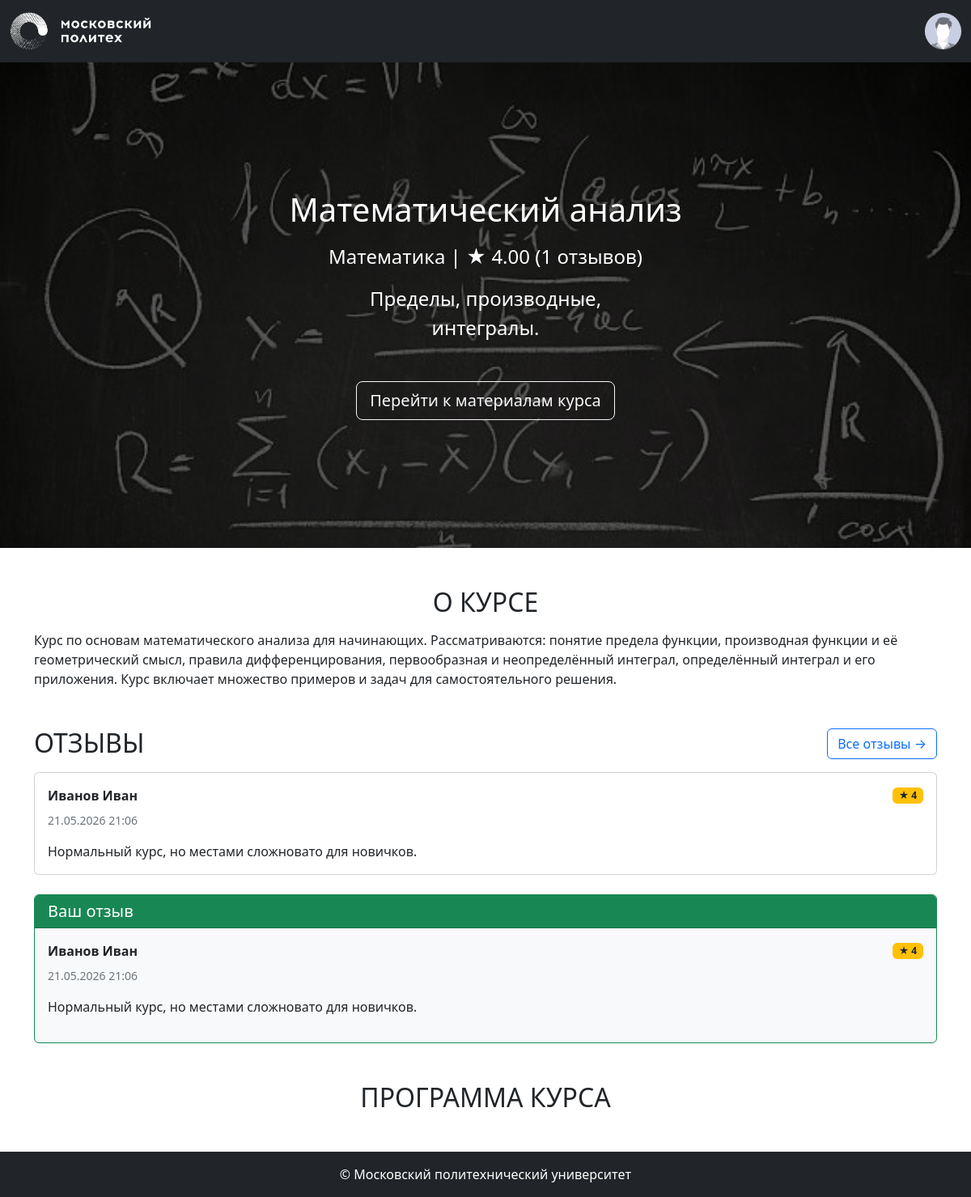
/courses/4 (signed in), run on the app's committed database.
### app/models.py (models this page shows, shortened)
class Image(db.Model):
    __tablename__ = 'images'
    id: Mapped[str] = mapped_column(String(100), primary_key=True)
    file_name: Mapped[str] = mapped_column(String(100))
    mime_type: Mapped[str] = mapped_column(String(100))
    md5_hash: Mapped[str] = mapped_column(String(100), unique=True)
    object_id: Mapped[Optional[int]]
    object_type: Mapped[Optional[str]] = mapped_column(String(100))
    created_at: Mapped[datetime] = mapped_column(default=datetime.now)
    @property
    def url(self):
        return url_for('main.image', image_id=self.id)

class Base(DeclarativeBase):
    metadata = MetaData(naming_convention={
        "ix": 'ix_%(column_0_label)s',
        "uq": "uq_%(table_name)s_%(column_0_name)s",
        "ck": "ck_%(table_name)s_%(constraint_name)s",
        "fk": "fk_%(table_name)s_%(column_0_name)s_%(referred_table_name)s",
        "pk": "pk_%(table_name)s"
    })

class Course(Base):
    __tablename__ = 'courses'
    id: Mapped[int] = mapped_column(primary_key=True)
    name: Mapped[str] = mapped_column(String(100))
    short_desc: Mapped[str] = mapped_column(Text)
    full_desc: Mapped[str] = mapped_column(Text)
    rating_sum: Mapped[int] = mapped_column(default=0)
    rating_num: Mapped[int] = mapped_column(default=0)
    category_id: Mapped[int] = mapped_column(ForeignKey("categories.id"))
    author_id: Mapped[int] = mapped_column(ForeignKey("users.id"))
    background_image_id: Mapped[str] = mapped_column(ForeignKey("images.id"))
    created_at: Mapped[datetime] = mapped_column(default=datetime.now)
    author: Mapped["User"] = relationship(back_populates='courses')
    category: Mapped["Category"] = relationship(lazy=False, back_populates='courses')
    bg_image: Mapped["Image"] = relationship()
    reviews: Mapped[list["Review"]] = relationship(back_populates='course', cascade='all, delete-orphan')
    @property
    def rating(self):
        if self.rating_num > 0:
            return self.rating_sum / self.rating_num
        return 0

class Category(Base):
    __tablename__ = 'categories'
    id = mapped_column(Integer, primary_key=True)
    name: Mapped[str] = mapped_column(String(100))
    parent_id: Mapped[Optional[int]] = mapped_column(ForeignKey("categories.id"))
    courses = relationship('Course', back_populates='category')

class Review(Base):
    __tablename__ = 'reviews'
    id: Mapped[int] = mapped_column(primary_key=True)
    rating: Mapped[int] = mapped_column(Integer, nullable=False)
    text: Mapped[str] = mapped_column(Text, nullable=False)
    created_at: Mapped[datetime] = mapped_column(DateTime, default=datetime.now)
    course_id: Mapped[int] = mapped_column(ForeignKey("courses.id"), nullable=False)
    user_id: Mapped[int] = mapped_column(ForeignKey("users.id"), nullable=False)
    course: Mapped["Course"] = relationship(back_populates='reviews')
    user: Mapped["User"] = relationship(back_populates='reviews')

class User(Base, UserMixin):
    __tablename__ = 'users'
    id: Mapped[int] = mapped_column(primary_key=True)
    first_name: Mapped[str] = mapped_column(String(100))
    last_name: Mapped[str] = mapped_column(String(100))
    middle_name: Mapped[Optional[str]] = mapped_column(String(100))
    login: Mapped[str] = mapped_column(String(100), unique=True)
    password_hash: Mapped[str] = mapped_column(String(200))
    created_at: Mapped[datetime] = mapped_column(default=datetime.now)
    courses = relationship('Course', back_populates='author')
    reviews = relationship('Review', back_populates='user', cascade='all, delete-orphan')
    @property
    def full_name(self):
        return ' '.join([self.last_name, self.first_name, self.middle_name or '']).strip()

### app/courses.py (the view)
@bp.route('/<int:course_id>')
def show(course_id):
    course = course_repository.get_course_by_id(course_id)
    if course is None:
        abort(404)
    recent_reviews = review_repository.get_recent_reviews(course_id, limit=5)
    user_review = None
    if current_user.is_authenticated:
        user_review = review_repository.get_user_review_for_course(current_user.id, course_id)
    return render_template('courses/show.html',
                           course=course,
                           recent_reviews=recent_reviews,
                           user_review=user_review)

### app/auth.py (called while the page is built)
def load_user(user_id):
    return user_repository.get_user_by_id(user_id)

### app/repositories/course_repository.py (called while the page is built)
    def get_course_by_id(self, course_id):
        return self.db.session.get(Course, course_id)

### app/repositories/review_repository.py (called while the page is built)
    def get_recent_reviews(self, course_id, limit=5):
        query = self.db.select(Review)\
            .where(Review.course_id == course_id)\
            .order_by(desc(Review.created_at))\
            .limit(limit)
        return self.db.session.execute(query).scalars().all()

    def get_user_review_for_course(self, user_id, course_id):
        query = self.db.select(Review).where(
            Review.user_id == user_id,
            Review.course_id == course_id
        )
        return self.db.session.execute(query).scalar()

### app/repositories/user_repository.py (called while the page is built)
    def get_user_by_id(self, user_id):
        return self.db.session.execute(self.db.select(User).filter_by(id=user_id)).scalar()

### app/templates/courses/show.html
{% extends 'base.html' %}
{% block content %}
<div class="title-area position-relative" style="background-image: url({{ course.bg_image.url }});">
    <div class="h-100 w-100 py-5 d-flex text-center position-absolute" style="background-color: rgba(0, 0, 0, 0.65);">
        <div class="m-auto">
            <h1 class="title mb-3 font-weight-bold">{{ course.name }}</h1>
            <p class="mb-3 mx-auto">
                {{ course.category.name }} | <span>★</span> <span>{{ "%.2f" | format(course.rating) }}</span> ({{ course.rating_num }} отзывов)
            </p>
            <div class="container">
                <p class="description w-75 mb-5 mx-auto">
                    {{ course.short_desc }}
                </p>
            </div>
            {% if current_user.is_authenticated %}
                <a href="#" class="btn btn-outline-light btn-lg">Перейти к материалам курса</a>
            {% else %}
                <button class="btn btn-outline-light btn-lg" disabled>Записаться</button>
            {% endif %}
        </div>
    </div>
</div>
<div class="container mt-5">
    <section class="about mb-5">
        <h2 class="mb-3 text-center text-uppercase font-weight-bold">О курсе</h2>
        <p>{{ course.full_desc }}</p>
    </section>
    <section class="reviews mb-5">
        <div class="d-flex justify-content-between align-items-center mb-3">
            <h2 class="text-center text-uppercase font-weight-bold mb-0">Отзывы</h2>
            <a href="{{ url_for('courses.reviews', course_id=course.id) }}" class="btn btn-outline-primary">
                Все отзывы →
            </a>
        </div>
        {% if recent_reviews %}
            {% for review in recent_reviews %}
                <div class="card mb-3">
                    <div class="card-body">
                        <div class="d-flex justify-content-between align-items-center mb-2">
                            <strong>{{ review.user.full_name }}</strong>
                            <span class="badge bg-warning text-dark">★ {{ review.rating }}</span>
                        </div>
                        <p class="text-muted small">{{ review.created_at.strftime('%d.%m.%Y %H:%M') }}</p>
                        <p class="mb-0">{{ review.text | truncate(200) }}</p>
                    </div>
                </div>
            {% endfor %}
        {% else %}
            <div class="alert alert-secondary text-center">
                Пока нет отзывов. Будьте первым!
            </div>
        {% endif %}
        {% if current_user.is_authenticated %}
            {% if not user_review %}
                <div class="card mt-4 border-primary">
                    <div class="card-header bg-primary text-white">
                        <h5 class="mb-0">Оставить отзыв</h5>
                    </div>
                    <div class="card-body">
                        <form method="POST" action="{{ url_for('courses.create_review', course_id=course.id) }}">
                            <div class="mb-3">
                                <label for="rating" class="form-label">Оценка</label>
                                <select name="rating" id="rating" class="form-select" required>
                                    <option value="5">5 — отлично</option>
                                    <option value="4">4 — хорошо</option>
                                    <option value="3">3 — удовлетворительно</option>
                                    <option value="2">2 — неудовлетворительно</option>
                                    <option value="1">1 — плохо</option>
                                    <option value="0">0 — ужасно</option>
                                </select>
                            </div>
                            <div class="mb-3">
                                <label for="text" class="form-label">Текст отзыва</label>
                                <textarea name="text" id="text" class="form-control" rows="4" required></textarea>
                            </div>
                            <button type="submit" class="btn btn-primary">Отправить отзыв</button>
                        </form>
                    </div>
                </div>
            {% else %}
                <div class="card mt-4 border-success bg-light">
                    <div class="card-header bg-success text-white">
                        <h5 class="mb-0">Ваш отзыв</h5>
                    </div>
                    <div class="card-body">
                        <div class="d-flex justify-content-between align-items-center mb-2">
                            <strong>{{ user_review.user.full_name }}</strong>
                            <span class="badge bg-warning text-dark">★ {{ user_review.rating }}</span>
                        </div>
                        <p class="text-muted small">{{ user_review.created_at.strftime('%d.%m.%Y %H:%M') }}</p>
                        <p>{{ user_review.text }}</p>
                    </div>
                </div>
            {% endif %}
        {% else %}
            <div class="alert alert-info mt-4 text-center">
                <a href="{{ url_for('auth.login') }}">Войдите</a>, чтобы оставить отзыв.
            </div>
        {% endif %}
    </section>
    <section class="program mb-5">
        <h2 class="mb-3 text-center text-uppercase font-weight-bold">Программа курса</h2>
    </section>
</div>
{% endblock %}

### app/static/styles.css (style rules this page uses)
.title-area { background-color: black; background-position: center; background-repeat: no-repeat; background-size: cover; color: white; font-size: 1.5rem; min-height: calc(75vh); }

### data on the page
Image: bg_image (picture)
Course: name "Математический анализ", rating "4.00", rating_num "1", short_desc "Пределы, производные, интегралы.", full_desc "Курс по основам математического анализа для начинающих. Рассматриваются: понятие предела функции, производная функции и её геометрический смысл, правила дифференцирования, первообразная и неопределённый интеграл, определённый интеграл и его приложения. Курс включает множество примеров и задач для самостоятельного решения."
Category: category.name "Математика"
Review: user.full_name "Иванов Иван", rating "4", created_at "21.05.2026 21:06", text "Нормальный курс, но местами сложновато для новичков."
User: user.full_name "Иванов Иван"
